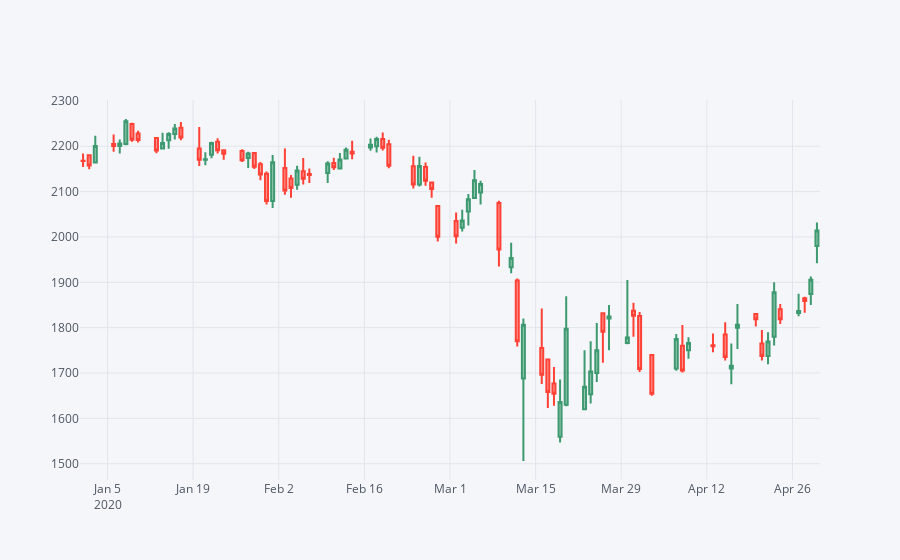

Source (notebook cell):
### Markdown cell above
** Use .iplot(kind='candle) to create a candle plot of TCS**

### Code cell
IT_stocks.TCS[['Open', 'High', 'Low', 'Close']].iplot(kind='candle')
